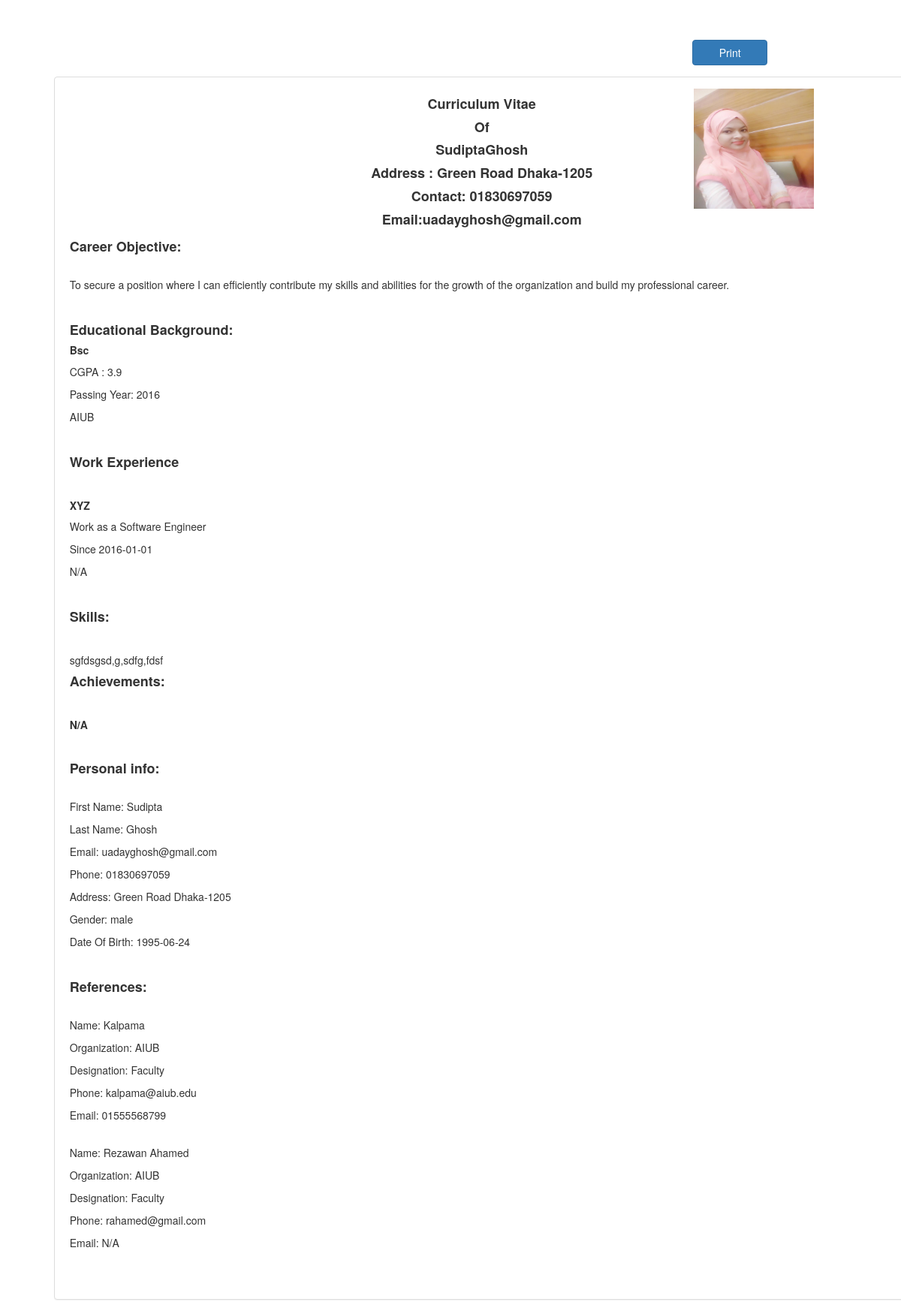
Page /template/t2_content.php?applicant_id=23 (signed in) on the committed database.
### tables this page shows
CREATE TABLE `tbl_basic` (
  `user_id` int(4) NOT NULL,
  `login_id` int(4) NOT NULL,
  `career_object` text NOT NULL,
  `first_name` varchar(200) NOT NULL,
  `last_name` varchar(200) NOT NULL,
  `email` varchar(200) NOT NULL,
  `phone` varchar(200) NOT NULL,
  `web` varchar(200) NOT NULL,
  `gender` varchar(200) NOT NULL,
  `skills` text NOT NULL,
  `dob` date NOT NULL,
  `address` text NOT NULL,
  `photo` varchar(200) NOT NULL
);

CREATE TABLE `tbl_education` (
  `edu_id` int(3) NOT NULL,
  `name_of_degree` varchar(300) NOT NULL,
  `major` varchar(300) NOT NULL,
  `instituation` varchar(300) NOT NULL,
  `passing_year` varchar(300) NOT NULL,
  `cgpa` varchar(300) NOT NULL,
  `achievement` varchar(300) NOT NULL,
  `login_id` int(4) NOT NULL
);

CREATE TABLE `tbl_experience` (
  `exp_id` int(3) NOT NULL,
  `job_title` varchar(300) NOT NULL,
  `desig` varchar(300) NOT NULL,
  `org` varchar(300) NOT NULL,
  `sdate` date NOT NULL,
  `edate` date NOT NULL,
  `job_des` varchar(300) NOT NULL,
  `login_id` int(4) NOT NULL
);

CREATE TABLE `tbl_qualification` (
  `qua_id` int(3) NOT NULL,
  `qualification` varchar(200) NOT NULL,
  `login_id` int(4) NOT NULL
);

CREATE TABLE `tbl_reference` (
  `ref_id` int(3) NOT NULL,
  `namee` varchar(200) NOT NULL,
  `org` varchar(200) NOT NULL,
  `desig` varchar(200) NOT NULL,
  `email` varchar(200) NOT NULL,
  `phone` varchar(200) NOT NULL,
  `login_id` int(4) NOT NULL
);

### classes/db_connect.php (called while the page is built, shortened)
<?php
class Db_connect
{
	public $hostname='localhost';
	public $username='root';
	public $password='';
	public $dbname='cv_maker';
	public function __construct()
    {
        $this->conn=mysqli_connect($this->hostname,$this->username,$this->password,$this->dbname);
    }
}

### classes/application.php (called while the page is built, shortened)
<?php
require 'db_connect.php';
class Application
{
    public function __construct()
    {
        $db_connect=new Db_connect();
        $this->conn=$db_connect->conn;
    }
    public function  select_education($data)
    {
        $sql="SELECT * FROM tbl_education WHERE login_id=$data LIMIT 0,1 ";
        $a1=  mysqli_query($this->conn,$sql);
        return $a1;
    }
    public function  select_expreience($data)
    {
        $sql="SELECT * FROM tbl_experience WHERE login_id=$data LIMIT 0,1 ";
        $a1=  mysqli_query($this->conn,$sql);
        return $a1;
    }
    public function  select_reference($data)
    {
        $sql="SELECT * FROM tbl_reference WHERE login_id=$data   LIMIT 0,1 ";
        $a1=  mysqli_query($this->conn,$sql);
        return $a1;
    }
    public function  select_reference1($data)
    {
        $sql="SELECT * FROM tbl_reference WHERE login_id=$data   LIMIT 1,1 ";
        $a1=  mysqli_query($this->conn,$sql);
        return $a1;
    }
    public function  select_qualification($data)
    {
        $sql="SELECT * FROM tbl_qualification WHERE login_id=$data LIMIT 0,1 ";
        $a1=  mysqli_query($this->conn,$sql);
        return $a1;
    }
    public function  select_basic($data)
    {
        $sql="SELECT * FROM tbl_basic WHERE login_id=$data ";
        $a1=  mysqli_query($this->conn,$sql);
        return $a1;
    }
}

### template/t2_content.php (the view, shortened to what this page needs)
<!DOCTYPE html>
<?php
require '../classes/application.php';
require '../classes/login.php';
$obj_app=new Application();
if(isset($_SESSION['type'])){
    $login_id = $_GET['applicant_id'];
}else{
    $login_id = $_SESSION['login_id'];
}
$result=$obj_app->select_basic($login_id);
$row=  mysqli_fetch_assoc($result);
$resut_education=$obj_app->select_education($login_id);
$row_education=  mysqli_fetch_assoc($resut_education);
$result_exprience=$obj_app->select_expreience($login_id);
$row_exprience=  mysqli_fetch_assoc($result_exprience);
$result_reference=$obj_app->select_reference($login_id);
$row_reference=  mysqli_fetch_assoc($result_reference);
$result_reference1=$obj_app->select_reference1($login_id);
$row_reference1=  mysqli_fetch_assoc($result_reference1);
$result_qualification=$obj_app->select_qualification($login_id);
$row_qualification=  mysqli_fetch_assoc($result_qualification);
?>
<html>
<head>
    <link rel="stylesheet" type="text/css" href="../asset/front_end/contact/css/my_style_extra.css">
    <link rel="stylesheet" type="text/css" href="../asset/front_end/contact/css/bootstrap.min.css">
</head>
<body>
<div class="row">
    <div class="col-md-offset-8 col-md-4">
        <div class="panel-body" align="center">
            <button type="submit" name="btn" class="btn btn-outline btn-primary  " style="width: 100px" onclick="printContent('print')"><i class="fa fa-print"></i> Print</button>
        </div>
    </div>
</div>
<div class="container" >
    <div >
        <div class="panel panel-default">
            <div class="panel-body">
                <div class="row" id="print">
                    <div style="margin-left: 20px; margin-right: 20px">
                        <div class="col-sm-12">
                            <div class="col-sm-offset-3 col-sm-6">
                                <h4 align="center" ><strong>Curriculum Vitae</strong></h4>
                                <h4 align="center"><strong>Of</strong></h4>
                                <h4 align="center"><strong><?php echo $row['first_name'].$row['last_name'];?></strong></h4>
                                <h4 align="center"><strong>Address :  <?php echo $row['address']?></strong></h4>
                                <h4 align="center"><strong>Contact: <?php echo $row['phone']?></strong></h4>
                                <h4 align="center"><strong>Email:<?php echo $row['email']?></strong></h4>
                            </div>
                            <div class="col-sm-3">
                                <img src="../<?php echo $row['photo'];?>" width="160px" height="160px"><br><br><br>
                            </div></div>
                        <br><br>
                        <div >
                            <h4><strong>Career Objective:</strong></h4><br>
                        </div>
                        <p>To secure a position where I can efficiently contribute my skills and abilities for the growth of the organization and build my professional career.</p>
                        <div >
                            <br><h4><strong>Educational Background:</strong></h4>
                        </div>
                        <h5><strong><?php echo $row_education['name_of_degree'] ?></strong></h5>
                        <p>CGPA :  <?php echo  $row_education['cgpa']?></p>
                        <p>Passing Year: <?php echo  $row_education['passing_year']?></p>
                        <p><?php echo  $row_education['instituation']?></p><br>
                        <div>
                            <h4><strong>Work Experience</strong></h4><br>
                        </div>
                        <h5><strong><?php echo  $row_exprience['org'] ?></strong></h5>
                        <p>Work as a <?php echo  $row_exprience['desig']?></p>
                        <p>Since <?php echo  $row_exprience['sdate']?></p>
                        <p><?php echo  $row_exprience['job_des']?><br>
                        </p><br>
                        <div >
                            <h4><strong>Skills:</strong></h4><br>
                        </div>
                        <h5><?php echo  $row['skills'] ?></h5>
                        <div >
                            <h4><strong>Achievements:</strong></h4><br>
                        </div>
                        <h5><strong><?php echo  $row_qualification['qualification'] ?></strong></h5>
                        <br>
                        <div >
                            <h4><strong>Personal info:</strong></h4><br>
                        </div>
                        <p>First Name: <?php echo $row['first_name'];?></p>
                        <p>Last Name: <?php echo $row['last_name'];?></p>
                        <p>Email: <?php echo $row['email']?></p>
                        <p>Phone: <?php echo $row['phone']?></p>
                        <p>Address: <?php echo $row['address']?></p>
                        <p>Gender: <?php echo $row['gender']?></p>
                        <p>Date Of Birth: <?php echo $row['dob']?></p>
                        <br>
                        <div >
                            <h4><strong>References:</strong></h4><br>
                        </div>
                        <p> Name: <?php echo $row_reference ['namee'];?></p>
                        <p>Organization: <?php echo $row_reference ['org'];?></p>
                        <p>Designation: <?php echo $row_reference['desig']?></p>
                        <p>Phone: <?php echo $row_reference['email']?></p>
                        <p>Email: <?php echo $row_reference['phone']?></p>
                        <br>
                        <?php if($row_reference1['namee']!=NULL)
                        {
                            ?>
                            <p> Name: <?php echo $row_reference1 ['namee'];?></p>
                            <p>Organization: <?php echo $row_reference1 ['org'];?></p>
                            <p>Designation: <?php echo $row_reference1['desig']?></p>
                            <p>Phone: <?php echo $row_reference1['email']?></p>
                            <p>Email: <?php echo $row_reference1['phone']?></p>
                            <?php
                        }  ?>
                        <br>
                        <br>
                    </div>
                </div>
            </div>
        </div>
    </div>
</body>
</html>

### template/t2_content.php (style rules this page uses)
html { margin: 0px; }
body { margin: 10mm 15mm 10mm 15mm; }
.col-sm-1, .col-sm-2, .col-sm-3, .col-sm-4, .col-sm-5, .col-sm-6, .col-sm-7, .col-sm-8, .col-sm-9, .col-sm-10, .col-sm-11, .col-sm-12 { float: left; }
.col-sm-12 { width: 100%; }
.col-sm-6 { width: 50%; }
.col-sm-3 { width: 25%; }
.col-sm-offset-3 { margin-left: 25%; }

### rows in the picture
tbl_basic: first_name "Sudipta", last_name "Ghosh", address "Green Road Dhaka-1205", phone "01830697059", email "uadayghosh@gmail.com", photo (picture), skills "sgfdsgsd,g,sdfg,fdsf", gender "male", dob "1995-06-24"
tbl_education: name_of_degree "Bsc", cgpa "3.9", passing_year "2016", instituation "AIUB"
tbl_experience: org "XYZ", desig "Software Engineer", sdate "2016-01-01", job_des "N/A"
tbl_qualification: qualification "N/A"
tbl_reference: namee "Kalpama", org "AIUB", desig "Faculty", email "kalpama@aiub.edu", phone "01555568799"
tbl_reference: namee "Rezawan Ahamed", org "AIUB", desig "Faculty", email "rahamed@gmail.com", phone "N/A"
